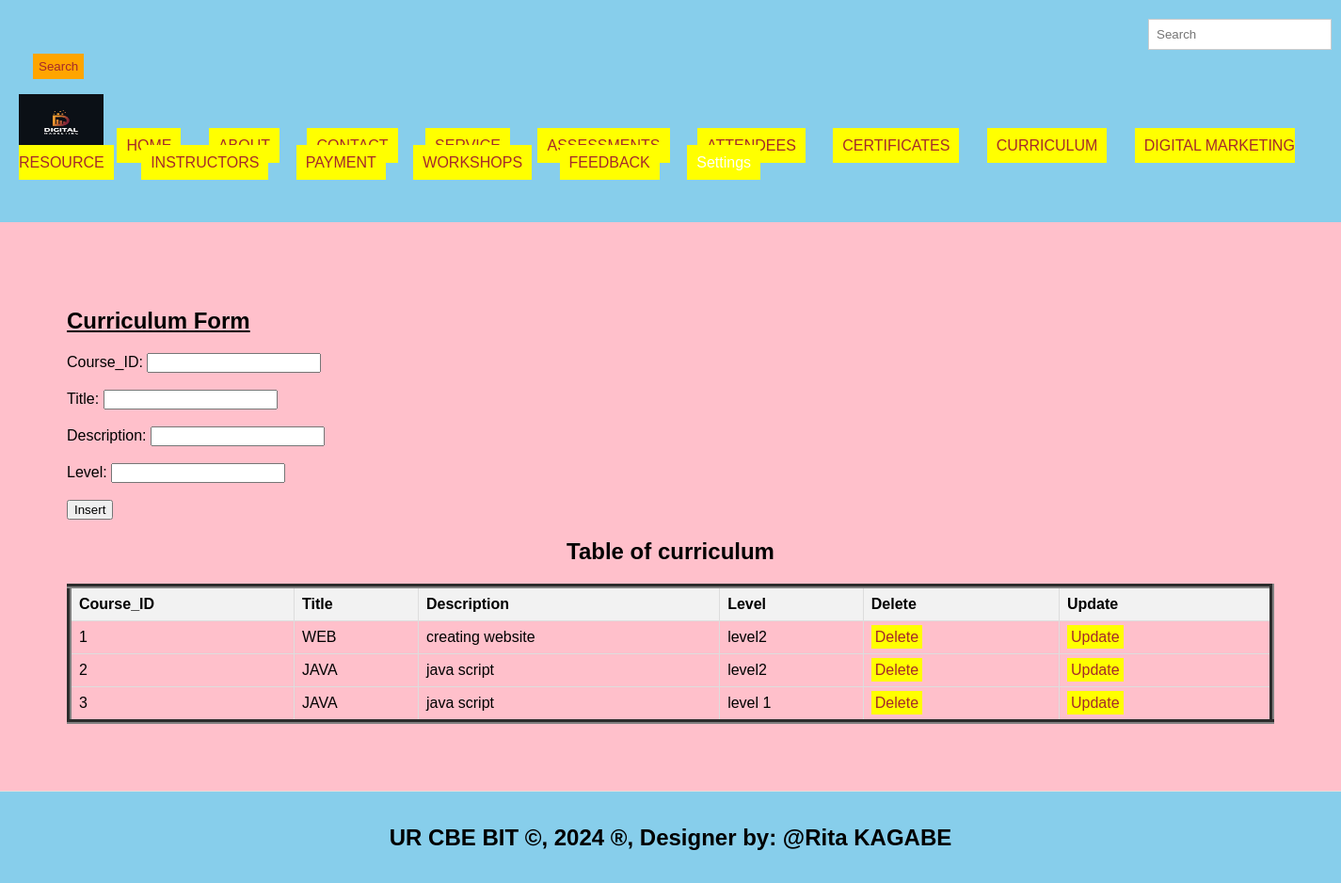
The page /curriculum.php on the database its author committed.
### tables this page shows
CREATE TABLE `curriculum` (
  `Course_ID` int(50) NOT NULL,
  `Title` text NOT NULL,
  `Description` text NOT NULL,
  `Level` text NOT NULL
);

### curriculum.php (the view, shortened to what this page needs)
<!DOCTYPE html>
<html lang="en">
<head>
  <link rel="stylesheet" type="text/css" href="mystyle.css" title="style 1" media="screen, tv, projection, handheld, print"/>
  </head>
  <header>
<body bgcolor="pink">
  <form class="d-flex" role="search" action="search.php">
      <input class="form-control me-2" type="search" placeholder="Search" aria-label="Search" name="query">
      <button class="btn btn-outline-success" type="submit">Search</button>
    </form>
  <ul style="list-style-type: none; padding: 0;">
     <li style="display: inline; margin-right: 10px;">
    <img src="./images/LOGO.jpg" width="90" height="60" alt="Logo">
  </li>
    <li style="display: inline; margin-right: 10px;"><a href="./home.html">HOME</a>
  </li>
    <li style="display: inline; margin-right: 10px;"><a href="./about.html">ABOUT</a>
  </li>
    <li style="display: inline; margin-right: 10px;"><a href="./contact.html">CONTACT</a>
  </li>
    <li style="display: inline; margin-right: 10px;"><a href="./Service.html">SERVICE</a>
  </li>
    <li style="display: inline; margin-right: 10px;"><a href="./assessments.php">ASSESSMENTS</a>
  </li>
      <li style="display: inline; margin-right: 10px;"><a href="./attendees.php">ATTENDEES</a>
  </li>
    <li style="display: inline; margin-right: 10px;"><a href="./certificates.php">CERTIFICATES</a>
  </li>
    <li style="display: inline; margin-right: 10px;"><a href="./curriculum.php">CURRICULUM</a>
  </li>
    <li style="display: inline; margin-right: 10px;"><a href="./digital_marketing_resource.php">DIGITAL MARKETING RESOURCE</a>
  </li>
  <li style="display: inline; margin-right: 10px;"><a href="./instructors.php">INSTRUCTORS</a>
  </li>
    <li style="display: inline; margin-right: 10px;"><a href="./payment.php">PAYMENT</a>
  </li>
    <li style="display: inline; margin-right: 10px;"><a href="./workshops.php">WORKSHOPS</a>
  </li>
   <li style="display: inline; margin-right: 10px;"><a href="./feedback.php">FEEDBACK</a>
  </li>
    <li class="dropdown" style="display: inline; margin-right: 10px;">
      <a href="#" style="padding: 10px; color: white; background-color: yellow; text-decoration: none; margin-right: 15px;">Settings</a>
    </li><br><br>
  </ul>
</header>
<section>
    <h1><u> Curriculum Form </u></h1>
    <form method="post" onsubmit="return confirmInsert();">
        <label for="cid">Course_ID:</label>
        <input type="number" id="cid" name="cid"><br><br>
        <label for="tl">Title:</label>
        <input type="text" id="tl" name="tl"><br><br>
        <label for="dn">Description:</label>
        <input type="text" id="dn" name="dn" required><br><br>
        <label for="lv">Level: </label>
        <input type="text" id="lv" name="lv" required><br><br>
        <input type="submit" name="add" value="Insert">
    </form>
<!DOCTYPE html>
<html>
<head>
</head>
<body>
    <center><h2>Table of curriculum</h2></center>
    <table border="5">
        <tr>
            <th>Course_ID</th>
            <th>Title</th>
            <th>Description</th>
            <th>Level</th>
            <th>Delete</th>
            <th>Update</th>
        </tr>
        <?php
     include('database_connection.php');
        $sql = "SELECT * FROM curriculum";
        $result = $connection->query($sql);
        if ($result->num_rows > 0) {
            while ($row = $result->fetch_assoc()) {
                $cid = $row['Course_ID'];
                echo "<tr>
                    <td>" . $row['Course_ID'] . "</td>
                    <td>" . $row['Title'] . "</td>
                    <td>" . $row['Description'] . "</td>
                    <td>" . $row['Level'] . "</td>
                    <td><a style='padding:4px' href='delete_curriculum.php?Course_ID=$cid'>Delete</a></td>
                    <td><a style='padding:4px' href='update_curriculum.php?Course_ID=$cid'>Update</a></td>
                </tr>";
            }
        } else {
            echo "<tr><td colspan='6'>No data found</td></tr>";
        }
        ?>
    </table>
</body>
    </section>
<footer>
  <center>
    <marquee behavior='alternate'>
    <b><h2>UR CBE BIT &copy, 2024 &reg, Designer by: @Rita KAGABE</h2></b>
  </marquee>
  </center>
</footer>
</body>
</html>

### mystyle.css (style rules this page uses)
body { font-family: Arial, sans-serif; margin: 0; padding: 0; }
.form-control { padding: 8px; margin-left: 4px; border: 1px solid #ccc; }
.btn { padding: 6px; background-color: orange; color: brown; border: none; }
.dropdown { position: relative; display: inline; margin-right: 10px; }
body { font-family: Arial,sans-serif; margin:0; padding:0; }
header { background-color:skyblue; padding: 20px; }
.dropdown { position: right; display:right; direction:rtl; }
section { padding:28px; border-bottom: 1px solid #ddd; }
footer { text-align: center; padding: 15px; background-color:skyblue; }

### curriculum.php (style rules this page uses)
a { padding: 10px; color: white; background-color: yellow; text-decoration: none; margin-right: 15px; }
a:link { color: brown; }
button.btn { margin-left: 15px; margin-top: 4px; }
input.form-control { margin-left: 1200px; padding: 8px; }
header { background-color:skyblue; }
section { padding:71px; border-bottom: 1px solid #ddd; }
footer { text-align: center; padding: 15px; background-color:skyblue; }
table { width: 100%; border-collapse: collapse; }
th, td { border: 1px solid #ddd; padding: 8px; text-align: left; }
th { background-color: #f2f2f2; }

### rows shown on the page
curriculum: Course_ID "1", Title "WEB", Description "creating website", Level "level2"
curriculum: Course_ID "2", Title "JAVA", Description "java script", Level "level2"
curriculum: Course_ID "3", Title "JAVA", Description "java script", Level "level 1"
